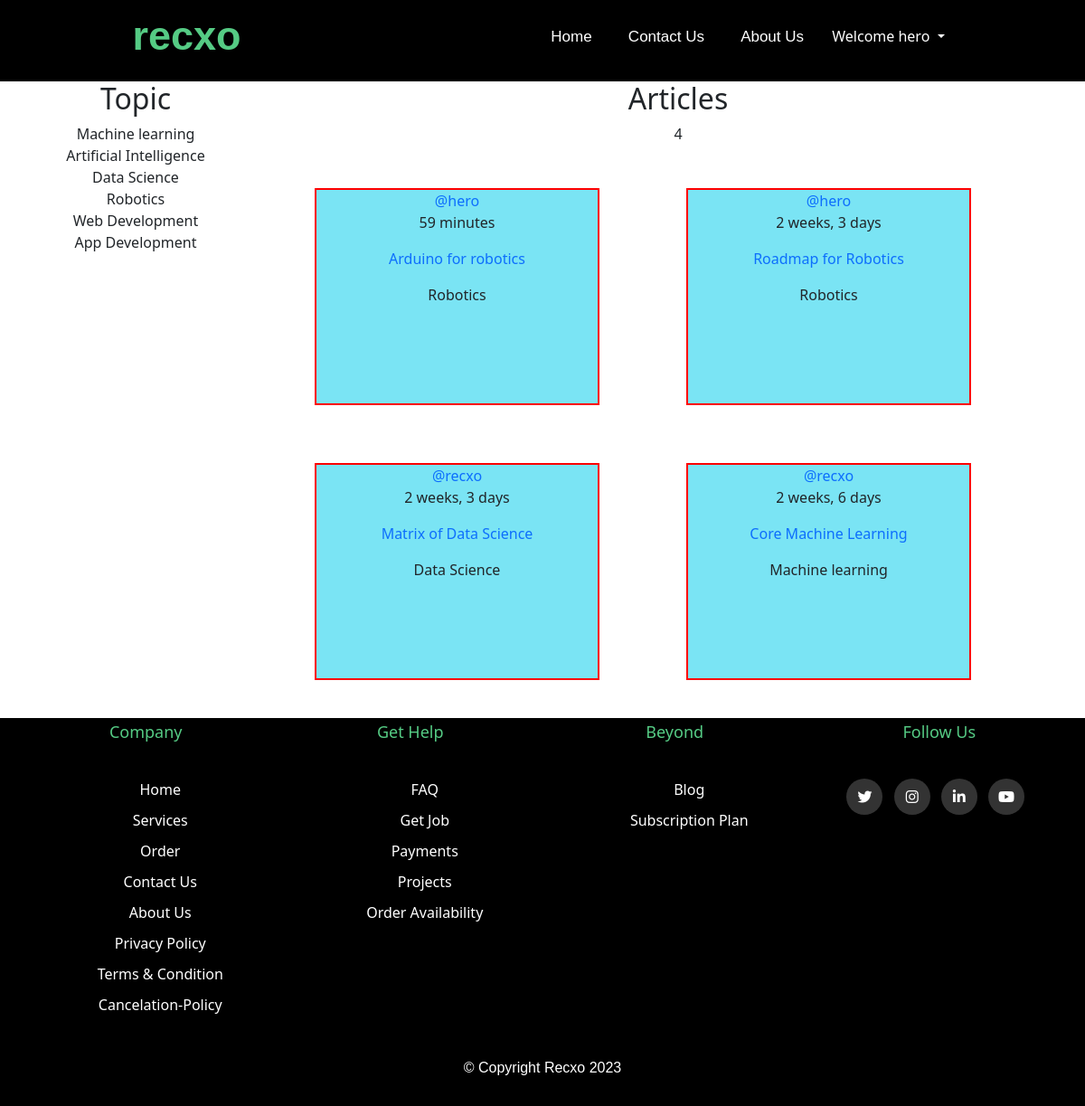
Screenshot of /blog/ (signed in) with the database file from the repository.
### blog/models.py (models this page shows, shortened)
class Topic(models.Model):
    name = models.CharField(max_length=200)
    def __str__(self):
        return self.name

class BlogPost(models.Model):
    author = models.ForeignKey(User, on_delete=models.SET_NULL, null=True)
    topic = models.ForeignKey(Topic, on_delete=models.SET_NULL, null=True)
    name = models.CharField(max_length=200)
    content = models.TextField(null=True, blank=True)
    participants = models.ManyToManyField(
        User, related_name='participants', blank=True)
    updated = models.DateTimeField(auto_now=True)
    created = models.DateTimeField(auto_now_add=True)
    class Meta:
        ordering = ['-updated', '-created']

### blog/views.py (the view)
# urls.py: path('',views.home,name='blog-home'),
def home(request):
    topics = Topic.objects.all()
    blogPosts = BlogPost.objects.all()
    context = {'topics': topics, 'blogposts': blogPosts}
    return render(request, 'blog/home.html', context)

### templates/blog/home.html (shortened to what this page needs)
{% extends 'blog_base.html'%} {% block title%} blog{% endblock title%}
{% block body%}
<section id="section-1">
  <div class="sub-section-1">
    <div class="box">
      <div class="blog_topic item">
        {% include 'blog/topic_component.html'%}
      </div>
      <div class="blog_feed item">
        <div class="blog__header">
          <div>
            <h2>Articles</h2>
            <p>{{blogposts.count}}</p>
          </div>
        </div>
        {% include 'blog/blog_feed_component.html'%}
      </div>
    </div>
  </div>
</section>
{% endblock body %}

### templates/blog_navbar.html (shortened to what this page needs)
{% load static %}
<!DOCTYPE html>
<html lang="en">
  <head>
    <link rel="stylesheet" href="{% static 'css/navbar.css'%}" />
  </head>
  <body>
    <nav>
      <div class="nav-items">
        <label class="name">recxo</label>
        <div class="nav-links">
          <ul>
            <li class="item"><a class="_nav-items" href="{% url 'blog-home' %}">Home</a></li>
            <li class="item">
              <a class="_nav-items" href="{% url 'contact'%}">Contact Us</a>
            </li>
            <li class="item">
                <a class="_nav-items" href="{% url 'about'%}">About Us</a>
            </li>
            {% if user.is_authenticated %}
            <li id="item-dropdown">
              <ul class="navbar-nav ml-auto mx-1">
                <li class="nav-item dropdown">
                  <a
                    class="nav-link dropdown-toggle"
                    href="#"
                    role="button"
                    data-bs-toggle="dropdown"
                    aria-expanded="false"
                  >
                    Welcome {{request.user}}
                  </a>
                </li>
              </ul>
            </li>
            {% else %}
            <li class="item" id="signin">
              <a class="signin" class="_nav-items" href="{% url 'login'%}"
                >Log in</a
              >
            </li>
            {% endif %}
          </ul>
        </div>
      </div>
    </nav>
  </body>
</html>

### templates/blog/topic_component.html
<h2>Topic</h2>
{% for topic in topics%}
<li>{{topic}}</li>
{% endfor %}

### templates/blog/blog_feed_component.html (shortened to what this page needs)
<div class="div">
{% for blog in blogposts %}
<div class="blogPostBlog">
  <div class="blogPostBlog__header">
    <a href="{% url 'blog-user-profile' blog.author.id%}">
      <div>@{{blog.author}}</div>
    </a>
    <p>{{blog.created|timesince}} </p>
  </div>
  <div class="blogPostBlog__content">
    <a href=""> {{blog.name}} </a>
  </div>
  <div class="blogPostBlog__meta">{{blog.topic}}</div>
</div>
{% endfor %}
</div>

### static/css/blog.css (style rules this page uses)
:root { --color-green: #55cb84 }

### static/css/navbar.css (style rules this page uses)
* { margin: 0; padding: 0; text-decoration: none; list-style: none; box-sizing: border-box; }
a { text-decoration: none; }
nav { background-color: black; height: 90px; width: 100%; position: sticky; top: 0px; z-index: 100; }
nav .nav-items label.name { color: #55cb84; font-size: 45px; font-weight: bold; line-height: 80px; font-family: 'Poppins', sans-serif; }
.nav-items { justify-content: flex-end; display: flex; max-width: 1450px; margin: 0px auto; }
nav .nav-items { display: flex; justify-content: space-around; }
.nav-items .item { display: inline-block; line-height: 80px; margin: 0 5px; }
.nav-items ._nav-items { color: #fff; font-family: 'Poppins', sans-serif; font-size: 17px; padding: 7px 13px; }
.nav-items #item-dropdown { color: #fff; display: inline-block; margin: 0 5px; }

### static/css/footer.css (style rules this page uses)
* { margin: 0; padding: 0; text-decoration: none; list-style: none; box-sizing: border-box; }
a { text-decoration: none; }

### templates/blog/home.html (style rules this page uses)
* { text-align: center; }
#section-1 .sub-section-1 { display: flex; max-width: 1450px; margin: 0px auto; }
#section-1 .box { display: grid; grid-template-columns: 1fr 3fr; width: 100%; }

### templates/blog/blog_feed_component.html (style rules this page uses)
.div { display: flex; flex-wrap: wrap; }
.blogPostBlog { border: 2px solid red; height: 15rem; margin: 2em 3rem; width: 35%; background-color: rgba(64, 216, 239, 0.696); }

### rows the page displays
Topic: name "Machine learning"
Topic: name "Artificial Intelligence"
Topic: name "Data Science"
Topic: name "Robotics"
Topic: name "Web Development"
Topic: name "App Development"
BlogPost: author "hero", created "59 minutes", name "Arduino for robotics", topic "Robotics"
BlogPost: author "hero", created "2 weeks, 3 days", name "Roadmap for Robotics", topic "Robotics"
BlogPost: author "recxo", created "2 weeks, 3 days", name "Matrix of Data Science", topic "Data Science"
BlogPost: author "recxo", created "2 weeks, 6 days", name "Core Machine Learning", topic "Machine learning"

### other values shown
{{ request.user }} "hero"
{{ blogposts.count }} "4"
